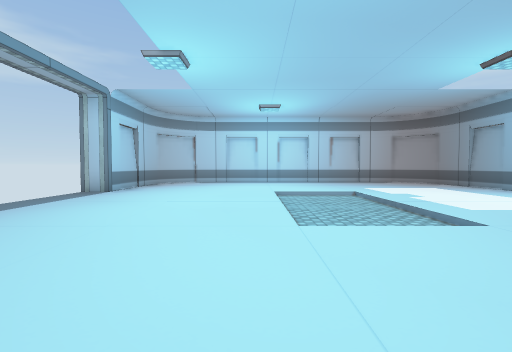
[1] (above)

17 first-person views from a walk through a Unity game level. The camera is 1.4 m above the floor, tilts 2° down and sees 85° across. The floor is counted in squares, 2 m on a side. Each view is taken from the middle of a square. On the plan, view 1 faces up. The plan holds only what a view shows up to about 9 squares ahead; the rest is blank. The place goes on beyond the plan. The player character is not drawn. Door leaves are left out, so doorways stand open. Some surface patterns are stand-ins.

[2]
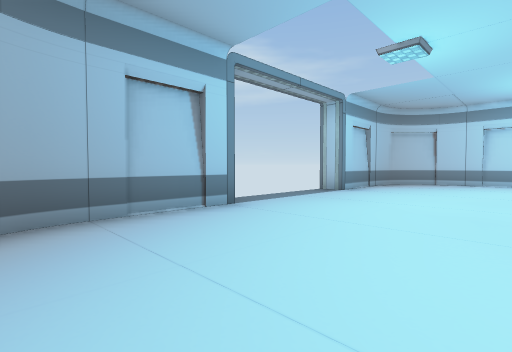

[3]
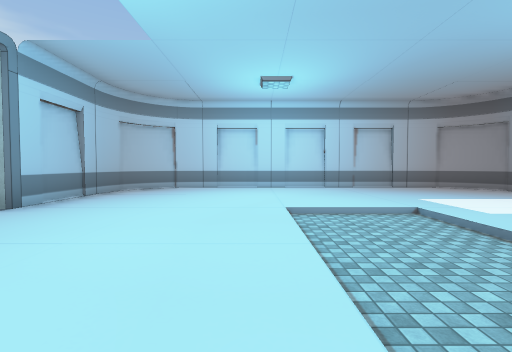

[4]
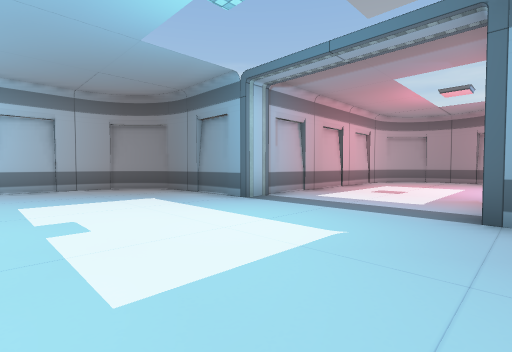

[5]
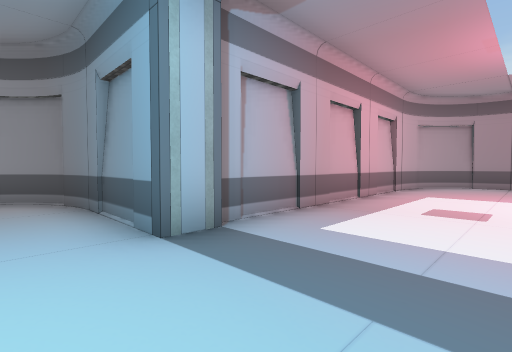

[6]
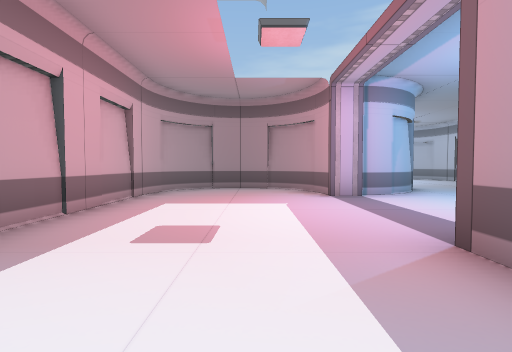

[7]
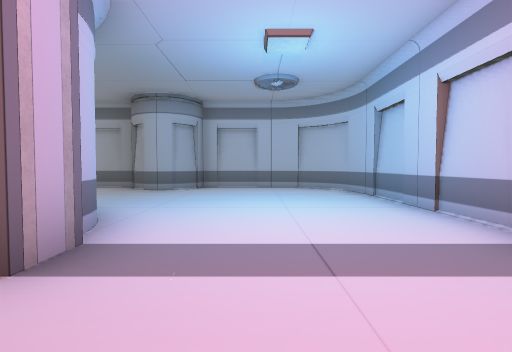

[8]
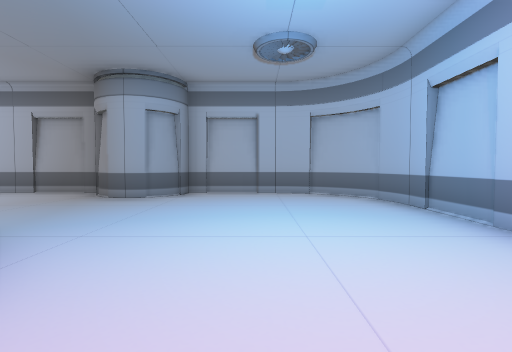

[9]
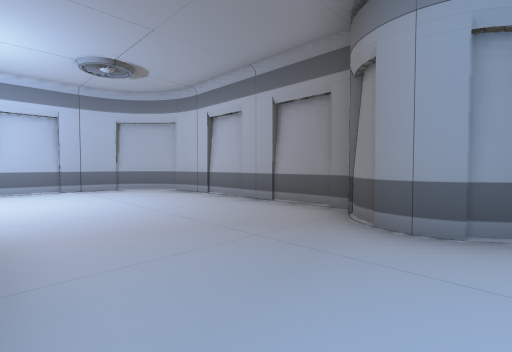

[10]
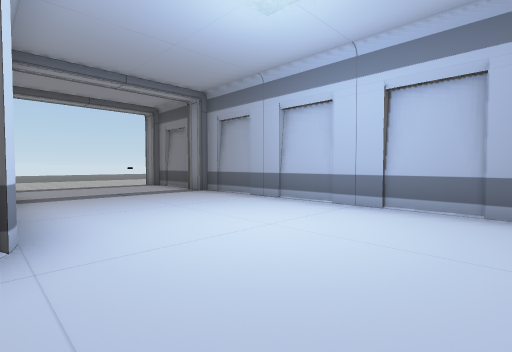

[11]
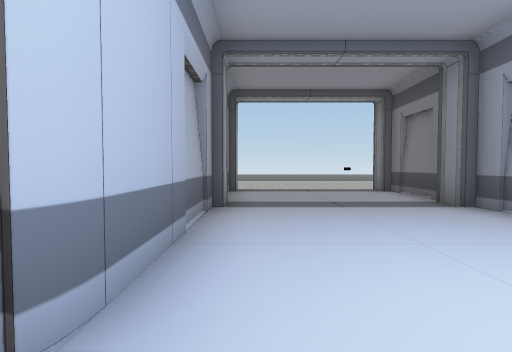

[12]
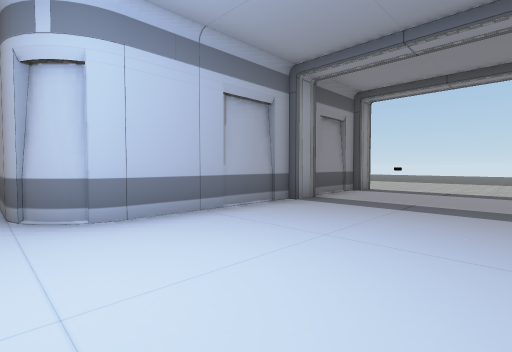

[13]
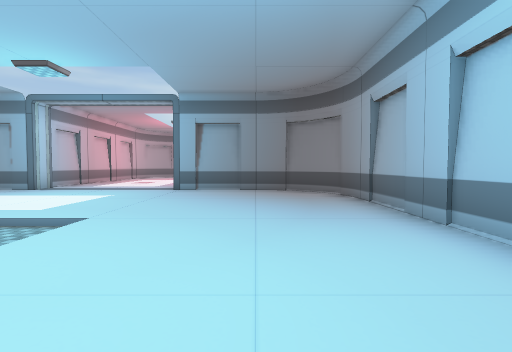

[14]
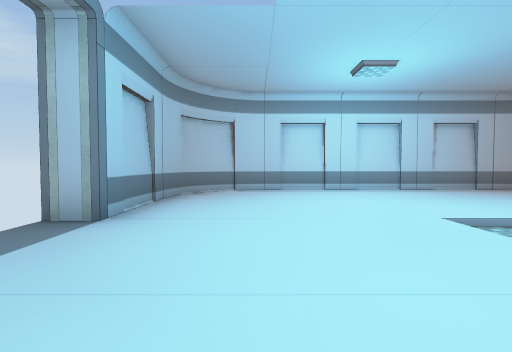

[15]
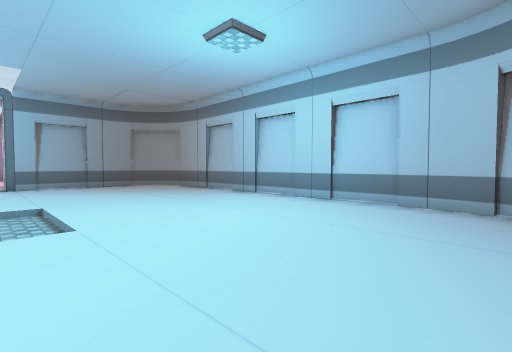

[16]
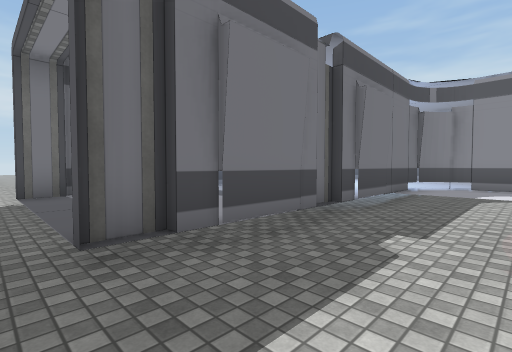

[17]
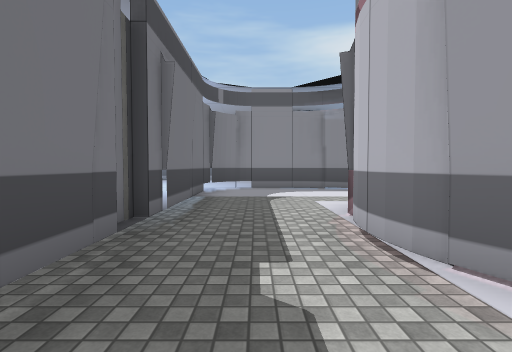

### Floor plan
Key: @ floor where view 1 was taken; # wall or solid block; . main floor; - floor 0.25 m lower than the main floor; D open door.
Columns run from 5 left of view 1 to 26 right of it. Each row starts with its distance up from view 1.
 12  ############
 11  #..........#             --
 10  #..........#            ---
  9  #..........#         ----------
  8 ##..........##########--#DDDD#--
  7  D....--.............##-#....#
  6  D....--..............#-#....#
  5  D....--..............#-#....#
  4  D....--.............##-#....#
  3  #..........####....##--#....#
  2  #..........#  #....#...#....#
  1  #..........#  #....##..#....#
  0  #...@......#  #.....####....#
 -1  ############  #.............#
 -2                #.............#
 -3                ##...........##
 -4                 #############

Positions as (right, up) in squares from view 1, and headings:
1: (0, 0), facing up
2: (0, 0), facing up-left
3: (0, 3), facing up
4: (3, 3), facing up-right
5: (6, 5), facing up-right
6: (8, 5), facing right
7: (13, 5), facing down
8: (13, 3), facing down
9: (15, 0), facing down-right
10: (19, -2), facing up-right
11: (20, 0), facing up
12: (23, 0), facing up-left
13: (-1, 1), facing right
14: (-2, 4), facing up
15: (-3, 4), facing down-right
16: (17, 9), facing down-right
17: (18, 8), facing down
